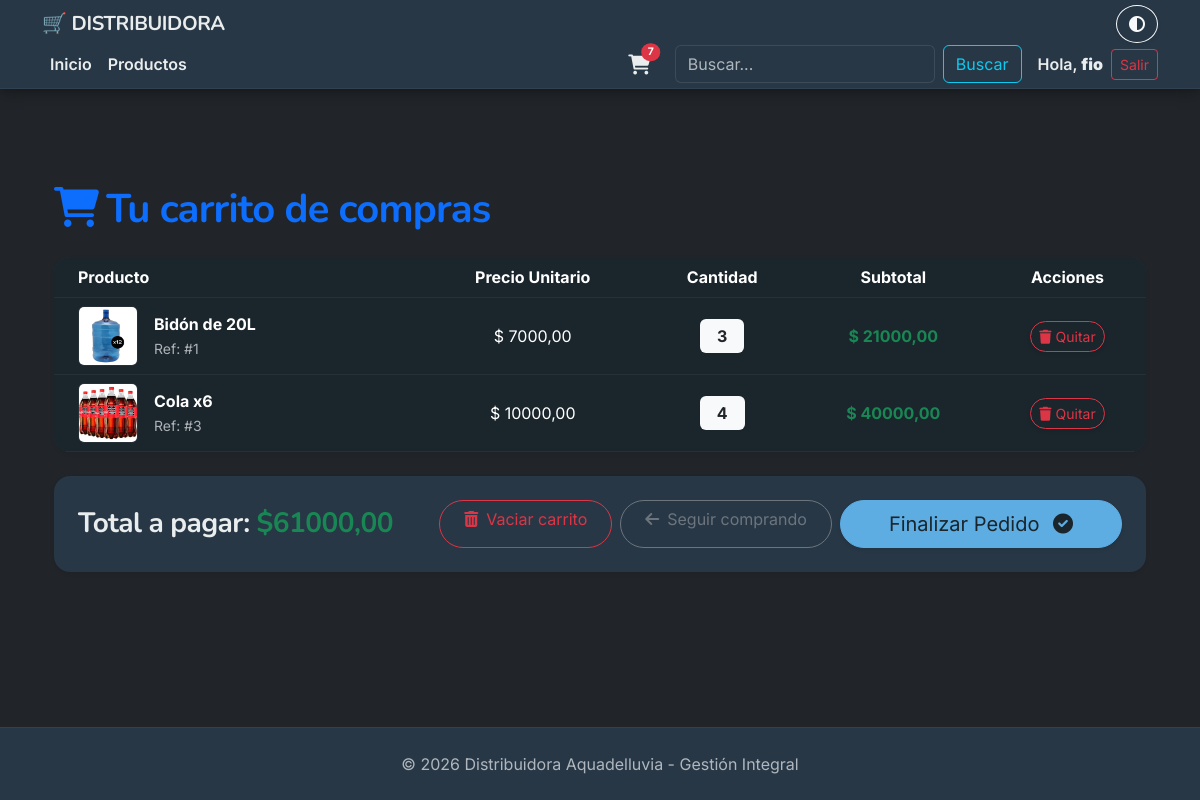
Screenshot of /carrito/ (signed in) with the database file from the repository.
### apps/autenticacion/models.py (models this page shows, shortened)
class Usuario(AbstractUser):
    imagen_perfil = models.ImageField(upload_to='perfiles/', null=True, blank=True,default='usuarios/default.jpg')
    email = models.EmailField(unique=True)
    celular1 = models.CharField(max_length=20, null=True, blank=True)
    celular2 = models.CharField(max_length=20, null=True, blank=True)

### apps/carrito/models.py (models this page shows, shortened)
class ItemCarrito(models.Model):
    carrito = models.ForeignKey(Carrito, on_delete=models.CASCADE, related_name='items')
    producto = models.ForeignKey(Producto, on_delete=models.CASCADE)
    cantidad = models.PositiveIntegerField(default=1)
    class Meta:
        unique_together = ('carrito', 'producto')
    def subtotal(self):
        return self.cantidad * self.producto.precio

### apps/productos/models.py (models this page shows, shortened)
class Producto(models.Model):
    id_producto = models.AutoField(primary_key=True)
    nombre = models.CharField(max_length=150)
    descripcion = models.TextField()
    categoria= models.ManyToManyField(Categoria)
    precio = models.DecimalField(max_digits=10, decimal_places=2)
    stock = models.IntegerField()
    fecha_creacion = models.DateTimeField(auto_now_add=True)
    fecha_actualizacion = models.DateTimeField(auto_now=True)
    imagen = models.ImageField(upload_to='productos/', null=True, blank=True)

### apps/carrito/views.py (the view)
# urls.py: path('', ver_carrito, name='ver_carrito'),
@login_required
def ver_carrito(request):
    carrito, _ = Carrito.objects.get_or_create(usuario=request.user)
    contexto = {
        'carrito': carrito,
        'items': carrito.items.all(),
        'total_precio': carrito.total_precio(),
    }
    return render(request, 'carrito/ver_carrito.html', contexto)

### apps/autenticacion/templatetags/grupos.py (called while the page is built)
@register.filter(name='has_group')
def has_group(user, group_name):
    return user.groups.filter(name=group_name).exists()

### apps/carrito/context_processors.py (called while the page is built)
def carrito_total(request):
    total_items = 0
    if request.user.is_authenticated:
        carrito = Carrito.objects.filter(usuario=request.user).first()
        if carrito:
            total_items = carrito.total_items()
    return {'carrito_total_items': total_items}

### apps/carrito/models.py (called while the page is built)
    def total_items(self):
        return sum(item.cantidad for item in self.items.all())

    def total_precio(self):
        return sum(item.subtotal() for item in self.items.all())

### templates/carrito/ver_carrito.html (shortened to what this page needs)
{% extends 'base.html' %}
{% load static %}
{% block content %}
<div class="container py-5">
    <h1 class="mb-4 text-start fw-bold text-primary">
        <i class="fas fa-shopping-cart me-2"></i>Tu carrito de compras
    </h1>
    {% if items %}
    <div class="card border-0 shadow-sm rounded-4 surface-card overflow-hidden mb-4">
    <div class="table-responsive">
        <table class="table table-hover align-middle mb-0">
            <thead class="table-body">
                <tr>
                    <th scope="col" class="ps-4">Producto</th>
                    <th scope="col" class="text-center">Precio Unitario</th>
                    <th scope="col" class="text-center">Cantidad</th>
                    <th scope="col" class="text-center">Subtotal</th>
                    <th scope="col" class="text-center">Acciones</th>
                </tr>
            </thead>
            <tbody>
                {% for item in items %}
                <tr>
                    <td class="ps-4">
                        <div class="d-flex align-items-center gap-3 text-start">
                            {% if item.producto.imagen %}
                                <img src="{{ item.producto.imagen.url }}" alt="{{ item.producto.nombre }}"
                                    class="rounded border" style="width:60px; height:60px; object-fit:cover;">
                            {% else %}
                                <img src="{% static 'img/no-image.png' %}" class="rounded border" style="width:60px; height:60px; object-fit:cover;">
                            {% endif %}
                            <div>
                                <span class="fw-bold d-block">{{ item.producto.nombre }}</span>
                                <small class="text-muted">Ref: #{{ item.producto.id_producto }}</small>
                            </div>
                        </div>
                    </td>
                    <td class="text-center">$ {{ item.producto.precio }}</td>
                    <td class="text-center">
                        <span class="badge bg-light text-dark border px-3 py-2 fs-6">{{ item.cantidad }}</span>
                    </td>
                    <td class="text-center fw-bold text-success">$ {{ item.subtotal }}</td>
                    <td class="text-center">
                        <a href="{% url 'apps.carrito:eliminar_del_carrito' item.id %}"
                            class="btn btn-sm btn-outline-danger rounded-pill shadow-sm">
                            <i class="fas fa-trash"></i> Quitar
                        </a>
                    </td>
                </tr>
                {% endfor %}
            </tbody>
        </table>
    </div>
    </div>
    <div class="card border-0 shadow-sm rounded-4 surface-card">
        <div class="card-body p-4 d-flex flex-column flex-md-row justify-content-between align-items-center gap-3">
            <h3 class="fw-bold mb-0">
                Total a pagar: <span class="text-success">${{ total_precio }}</span>
            </h3>
            <div class="d-flex flex-wrap justify-content-center gap-2">
                <a href="{% url 'apps.carrito:vaciar_carrito' %}" class="btn btn-outline-danger rounded-pill px-4">
                    <i class="fas fa-trash-alt me-2"></i>Vaciar carrito
                </a>
                <a href="{% url 'apps.productos:listar_productos' %}" class="btn btn-outline-secondary rounded-pill px-4">
                    <i class="fas fa-arrow-left me-2"></i>Seguir comprando
                </a>
                <a href="#" class="btn btn-primary btn-glow btn-lg rounded-pill px-5 shadow-sm">
                    Finalizar Pedido <i class="fas fa-check-circle ms-2"></i>
                </a>
            </div>
        </div>
    </div>
    {% endif %}
</div>
{% endblock %}

### templates/base.html (shortened to what this page needs)
{% load grupos %}
{% load static %}
<!DOCTYPE html>
<html lang="es" data-bs-theme="dark">
<head>
    <link href="https://cdn.jsdelivr.net/npm/bootstrap@5.3.8/dist/css/bootstrap.min.css" rel="stylesheet">
    <link rel="stylesheet" href="{% static 'style/aquadelluvia.css' %}?v=6">
    <link rel="stylesheet" href="{% static 'style/productos.css' %}?v=6">
    <link rel="stylesheet" href="https://cdnjs.cloudflare.com/ajax/libs/font-awesome/6.0.0/css/all.min.css">
</head>
<body class="d-flex flex-column min-vh-100 bg-body" >
    <header class="sticky-top shadow-sm">
        <nav class="navbar navbar-expand-lg py-1">
        <div class="container d-flex flex-wrap align-items-center justify-content-between">
            <a class="navbar-brand fw-bold" href="{% url 'inicio' %}">
                <span class="fw-bold">🛒 DISTRIBUIDORA</span>
            </a>
            <button id="toggle-theme"
                class="btn btn-outline-light rounded-circle shadow-sm order-2 ms-auto me-2 me-lg-0">
                <i class="fa-solid fa-circle-half-stroke"></i>
            </button>
            <div class="collapse navbar-collapse order-4 order-lg-3 w-100 w-lg-auto" id="navbarPF">
                <ul class="navbar-nav me-auto">
                    <li class="nav-item">
                        <a class="nav-link {% if request.resolver_match.view_name == 'inicio' %}active{% endif %}"
                        href="{% url 'inicio' %}">Inicio</a>
                    </li>
                    <li class="nav-item">
                        <a class="nav-link {% if request.resolver_match.view_name == 'apps.productos:listar_productos' %}active{% endif %}"
                        href="{% url 'apps.productos:listar_productos' %}">Productos</a>
                    </li>
                </ul>
                <form class="d-flex mb-2 mb-lg-0 me-lg-3 order-5 order-lg-4" role="search" action="{% url 'apps.buscador:buscar_productos' %}" method="get">
                    <input class="form-control me-2" type="search" name="q" placeholder="Buscar..." aria-label="Buscar"
                        value="{{ query}}">
                    <button class="btn btn-outline-info" type="submit">Buscar</button>
                </form>
                <ul class="navbar-nav mb-2 mb-lg-0 me-3">
                    <li class="nav-item position-relative">
                        <a href="{% url 'apps.carrito:ver_carrito' %}" class="nav-link">
                            <div class="position-relative d-inline-block">
                                <i class="fas fa-shopping-cart fa-lg"></i>
                                {% if carrito_total_items > 0 %}
                                    <span class="position-absolute top-0 start-100 translate-middle badge rounded-pill bg-danger" style="font-size: 0.65rem;">
                                        {{ carrito_total_items }}
                                    </span>
                                {% endif %}
                            </div>
                        </a>
                    </li>
                </ul>
                <ul class="navbar-nav mb-2 mb-lg-0 order-6 order-lg-5">
                    {% if user.is_authenticated %}
                        <li class="nav-item d-flex align-items-center gap-2">
                            <a class="navbar-text text-decoration-none" href="{% url 'apps.clientes:mi_perfil' %}">
                                Hola, <strong>{{ user.username }}</strong>
                            </a>
                            <a class="btn btn-outline-danger btn-sm" href="{% url 'apps.autenticacion:cerrar_sesion' %}">Salir</a>
                        </li>
                    {% else %}
                        <li class="nav-item"><a class="nav-link" href="{% url 'apps.autenticacion:ingresar' %}">Ingresar</a></li>
                        <li class="nav-item"><a class="btn btn-primary btn-sm ms-lg-2 rounded-pill btn-glow" href="{% url 'apps.autenticacion:registrar' %}">Registrarse</a></li>
                    {% endif %}
                </ul>
            </div>
        </div>
    </nav>
    </header>
    <main class="container my-5">
        {% block content %}{% endblock %}
    </main>
    <footer class="footer mt-auto py-4 text-center border-top">
        <div class="container">
            <span class="text-muted">&copy; 2026 Distribuidora Aquadelluvia - Gestión Integral</span>
        </div>
    </footer>
</body>
</html>

### static/style/aquadelluvia.css (style rules this page uses)
:root, [data-bs-theme="light"] { --bg-main: #F4F7F6; --bg-surface: #FFFFFF; --color-primary: #6CB4EE; --color-secondary: #8BC34A; --color-accent: #F5B041; --text-main: #2C3E50; --text-muted: #7F8C8D; --font-body: 'Inter', sans-serif; --font-heading: 'Nunito', sans-serif; --bs-body-bg: var(--bg-main); --bs-body-color: var(--text-main); --bs-primary: var(--color-primary); --bs-secondary: var(--color-secondary); }
[data-bs-theme="dark"] { --bg-main: #1A252C; --bg-surface: #273746; --color-primary: #5DADE2; --color-secondary: #7CB342; --color-accent: #F39C12; --text-main: #EAEDED; --text-muted: #95A5A6; --bs-body-bg: var(--bg-main); --bs-body-color: var(--text-main); --bs-primary: var(--color-primary); --bs-secondary: var(--color-secondary); --bs-border-color: rgba(255, 255, 255, 0.05); }
body { background-color: var(--bs-body-bg); color: var(--bs-body-color); font-family: var(--font-body); transition: background-color 0.3s ease, color 0.3s ease; }
h1, h2, h3, h4, h5, h6, .navbar-brand { font-family: var(--font-heading); font-weight: 800; letter-spacing: -0.02em; }
h1 { font-size: 2.5rem; color: var(--color-primary); }
h3 { font-size: 1.75rem; }
.surface-card { background-color: var(--bg-surface) !important; }
.btn { transition: all 0.3s ease; }
.btn-glow { position: relative; }
[data-bs-theme="dark"] .btn-primary { background-color: var(--color-primary); border-color: var(--color-primary); color: var(--bg-main); }
[data-bs-theme="dark"] .form-control, [data-bs-theme="dark"] .form-select { background-color: var(--bg-surface); border-color: rgba(255, 255, 255, 0.1); color: var(--text-main); }
.navbar { background-color: var(--bg-surface) !important; border-bottom: 1px solid var(--bs-border-color); }
.navbar .nav-link, .navbar .navbar-brand, .navbar .navbar-text { color: var(--text-main) !important; font-weight: 600; }
[data-bs-theme="dark"] .navbar { box-shadow: 0 4px 15px rgba(0,0,0,0.3); }
.footer { background-color: var(--bg-surface) !important; border-top: 1px solid var(--bs-border-color) !important; }

### rows the page displays
Usuario: username "fio"
ItemCarrito: producto.imagen (picture), producto.nombre "Bidón de 20L", producto.id_producto "1", producto.precio "7000,00", cantidad "3", subtotal "21000,00"
ItemCarrito: producto.imagen (picture), producto.nombre "Cola x6", producto.id_producto "3", producto.precio "10000,00", cantidad "4", subtotal "40000,00"

### other values shown
{{ carrito_total_items }} "7"
{{ total_precio }} "61000,00"
